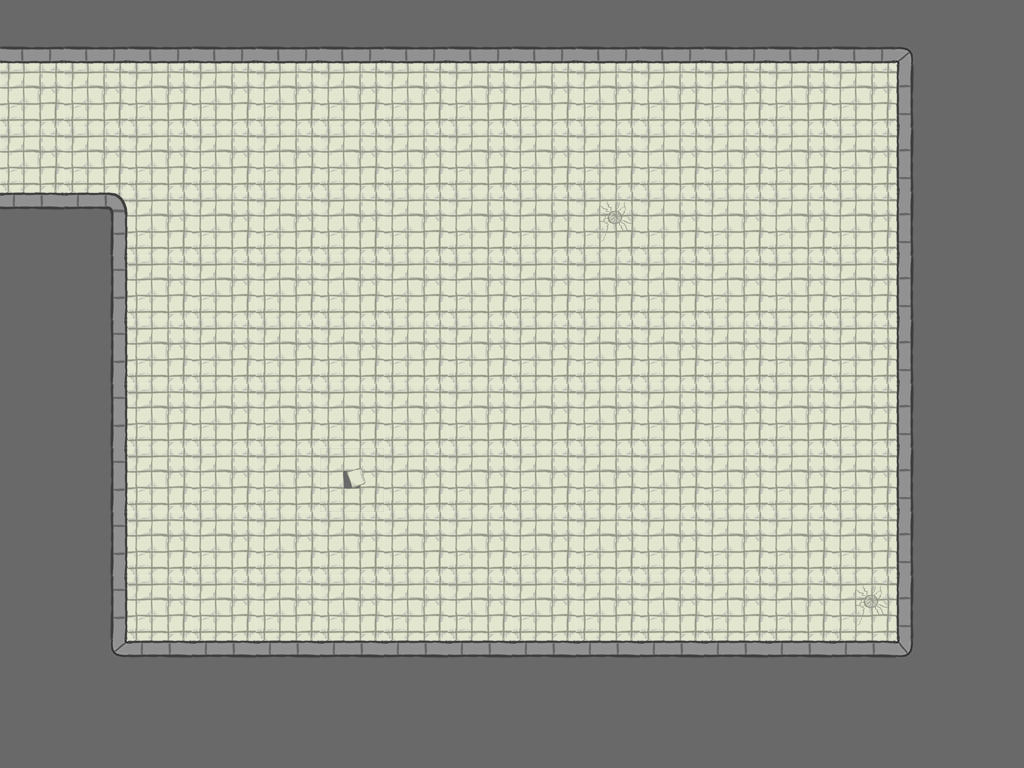

This is a level from a 2D game, rendered from its Tiled map with the project's own tilesets. A one-line summary and the complete map file follow:
An orthogonal 16x12 tile map with 64x64 px tiles, 1 tile layer (Tiles) and 8 objects (6x ProximityMine, Door, Loot).

<map version="1.0" orientation="orthogonal" width="16" height="12" tilewidth="64" tileheight="64">
 <tileset firstgid="1" name="tileset" tilewidth="64" tileheight="64">
  <image source="../TileSets/tileset.png" width="384" height="192" />
  <tile id="0">
   <properties>
    <property name="walkCost" value="100" />
   </properties>
  </tile>
  <tile id="1">
   <properties>
    <property name="walkCost" value="100" />
   </properties>
  </tile>
  <tile id="6">
   <properties>
    <property name="walkCost" value="100" />
   </properties>
  </tile>
 </tileset>
 <layer name="Tiles" width="16" height="12">
  <data>
   <tile gid="4" />
   <tile gid="4" />
   <tile gid="4" />
   <tile gid="4" />
   <tile gid="4" />
   <tile gid="4" />
   <tile gid="4" />
   <tile gid="4" />
   <tile gid="4" />
   <tile gid="4" />
   <tile gid="4" />
   <tile gid="4" />
   <tile gid="4" />
   <tile gid="4" />
   <tile gid="16" />
   <tile gid="8" />
   <tile gid="1" />
   <tile gid="1" />
   <tile gid="1" />
   <tile gid="1" />
   <tile gid="1" />
   <tile gid="1" />
   <tile gid="1" />
   <tile gid="1" />
   <tile gid="1" />
   <tile gid="1" />
   <tile gid="1" />
   <tile gid="1" />
   <tile gid="1" />
   <tile gid="1" />
   <tile gid="6" />
   <tile gid="8" />
   <tile gid="1" />
   <tile gid="1" />
   <tile gid="1" />
   <tile gid="1" />
   <tile gid="1" />
   <tile gid="1" />
   <tile gid="1" />
   <tile gid="1" />
   <tile gid="1" />
   <tile gid="1" />
   <tile gid="1" />
   <tile gid="1" />
   <tile gid="1" />
   <tile gid="1" />
   <tile gid="6" />
   <tile gid="8" />
   <tile gid="3" />
   <tile gid="12" />
   <tile gid="1" />
   <tile gid="1" />
   <tile gid="1" />
   <tile gid="1" />
   <tile gid="1" />
   <tile gid="1" />
   <tile gid="1" />
   <tile gid="2" />
   <tile gid="1" />
   <tile gid="1" />
   <tile gid="1" />
   <tile gid="1" />
   <tile gid="6" />
   <tile gid="8" />
   <tile gid="8" />
   <tile gid="5" />
   <tile gid="1" />
   <tile gid="1" />
   <tile gid="1" />
   <tile gid="1" />
   <tile gid="1" />
   <tile gid="1" />
   <tile gid="1" />
   <tile gid="1" />
   <tile gid="1" />
   <tile gid="1" />
   <tile gid="1" />
   <tile gid="1" />
   <tile gid="6" />
   <tile gid="8" />
   <tile gid="8" />
   <tile gid="5" />
   <tile gid="1" />
   <tile gid="1" />
   <tile gid="1" />
   <tile gid="1" />
   <tile gid="1" />
   <tile gid="1" />
   <tile gid="1" />
   <tile gid="1" />
   <tile gid="1" />
   <tile gid="1" />
   <tile gid="1" />
   <tile gid="1" />
   <tile gid="6" />
   <tile gid="8" />
   <tile gid="8" />
   <tile gid="5" />
   <tile gid="1" />
   <tile gid="1" />
   <tile gid="1" />
   <tile gid="1" />
   <tile gid="1" />
   <tile gid="1" />
   <tile gid="1" />
   <tile gid="1" />
   <tile gid="1" />
   <tile gid="1" />
   <tile gid="1" />
   <tile gid="1" />
   <tile gid="6" />
   <tile gid="8" />
   <tile gid="8" />
   <tile gid="5" />
   <tile gid="1" />
   <tile gid="1" />
   <tile gid="1" />
   <tile gid="7" />
   <tile gid="1" />
   <tile gid="1" />
   <tile gid="1" />
   <tile gid="1" />
   <tile gid="1" />
   <tile gid="1" />
   <tile gid="1" />
   <tile gid="1" />
   <tile gid="6" />
   <tile gid="8" />
   <tile gid="8" />
   <tile gid="5" />
   <tile gid="1" />
   <tile gid="1" />
   <tile gid="1" />
   <tile gid="1" />
   <tile gid="1" />
   <tile gid="1" />
   <tile gid="1" />
   <tile gid="1" />
   <tile gid="1" />
   <tile gid="1" />
   <tile gid="1" />
   <tile gid="1" />
   <tile gid="6" />
   <tile gid="8" />
   <tile gid="8" />
   <tile gid="5" />
   <tile gid="1" />
   <tile gid="1" />
   <tile gid="1" />
   <tile gid="1" />
   <tile gid="1" />
   <tile gid="1" />
   <tile gid="1" />
   <tile gid="1" />
   <tile gid="1" />
   <tile gid="1" />
   <tile gid="1" />
   <tile gid="2" />
   <tile gid="6" />
   <tile gid="8" />
   <tile gid="8" />
   <tile gid="18" />
   <tile gid="3" />
   <tile gid="3" />
   <tile gid="3" />
   <tile gid="3" />
   <tile gid="3" />
   <tile gid="3" />
   <tile gid="3" />
   <tile gid="3" />
   <tile gid="3" />
   <tile gid="3" />
   <tile gid="3" />
   <tile gid="3" />
   <tile gid="15" />
   <tile gid="8" />
   <tile gid="8" />
   <tile gid="8" />
   <tile gid="8" />
   <tile gid="8" />
   <tile gid="8" />
   <tile gid="8" />
   <tile gid="8" />
   <tile gid="8" />
   <tile gid="8" />
   <tile gid="8" />
   <tile gid="8" />
   <tile gid="8" />
   <tile gid="8" />
   <tile gid="8" />
   <tile gid="8" />
   <tile gid="8" />
  </data>
 </layer>
 <objectgroup name="Objects" width="16" height="12">
  <object name="ProximityMine" type="ProximityMine" x="192" y="197" width="128" height="128">
   <properties>
    <property name="shape" value="1" />
    <property name="timeOff" value="0" />
    <property name="timeOn" value="0" />
   </properties>
  </object>
  <object name="DoorYellow" type="Door" x="3" y="95" width="64" height="64">
   <properties>
    <property name="direction" value="left" />
    <property name="locked" value="0" />
   </properties>
  </object>
  <object name="ProximityMine" type="ProximityMine" x="399" y="119" width="128" height="128">
   <properties>
    <property name="shape" value="1" />
    <property name="timeOff" value="0" />
    <property name="timeOn" value="0" />
   </properties>
  </object>
  <object name="ProximityMine" type="ProximityMine" x="273" y="412" width="128" height="128">
   <properties>
    <property name="shape" value="1" />
    <property name="timeOff" value="0" />
    <property name="timeOn" value="0" />
   </properties>
  </object>
  <object name="ProximityMine" type="ProximityMine" x="561" y="285" width="128" height="128">
   <properties>
    <property name="shape" value="1" />
    <property name="timeOff" value="0" />
    <property name="timeOn" value="0" />
   </properties>
  </object>
  <object name="ProximityMine" type="ProximityMine" x="460" y="493" width="128" height="128">
   <properties>
    <property name="shape" value="1" />
    <property name="timeOff" value="0" />
    <property name="timeOn" value="0" />
   </properties>
  </object>
  <object name="ProximityMine" type="ProximityMine" x="732" y="104" width="128" height="128">
   <properties>
    <property name="shape" value="1" />
    <property name="timeOff" value="0" />
    <property name="timeOn" value="0" />
   </properties>
  </object>
  <object name="Loot" type="Loot" x="744" y="492" width="25" height="29" />
 </objectgroup>
</map>
